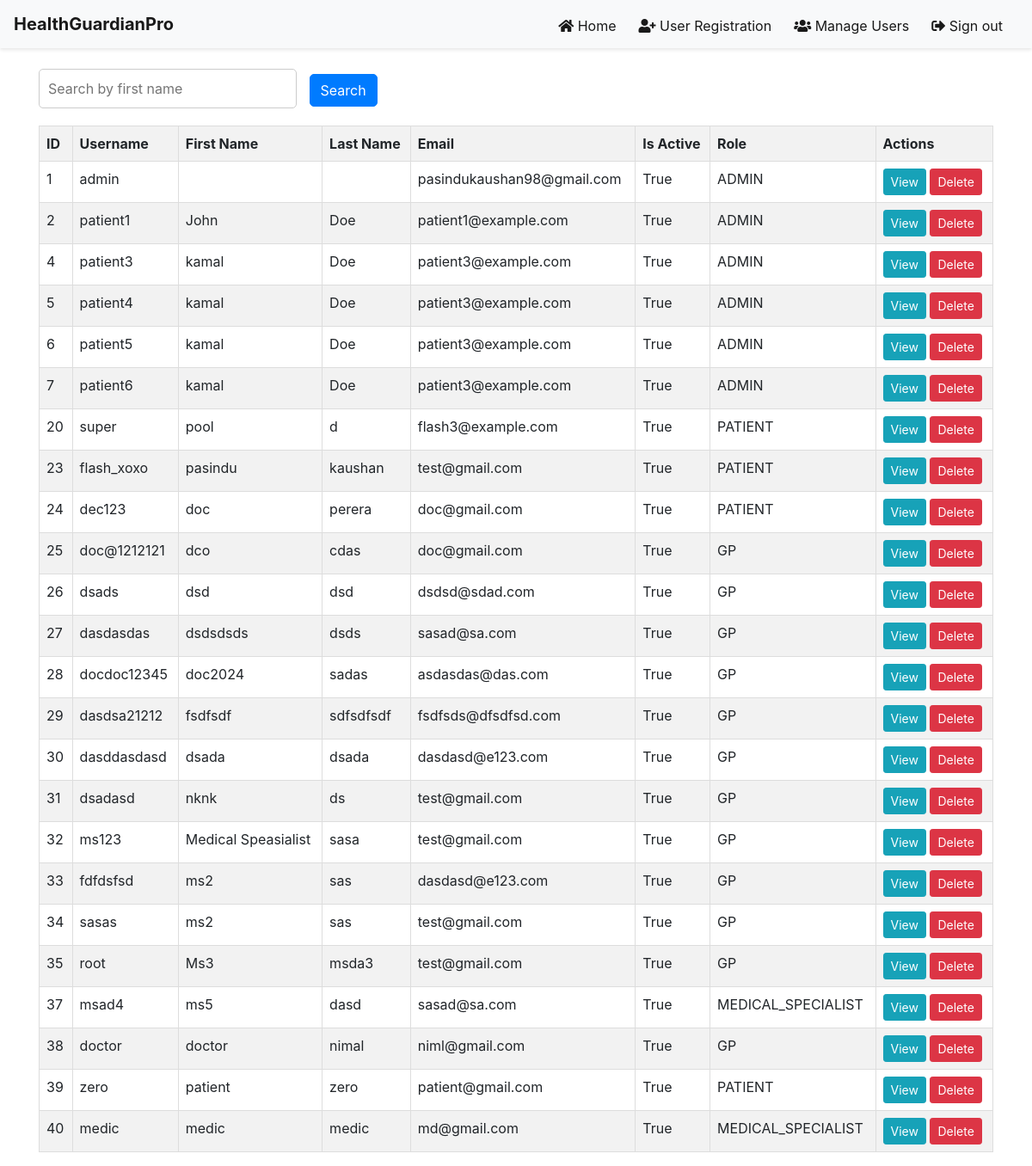
Page /app/manage_users/ (signed in) on the committed database.
### predictor/models.py (models this page shows, shortened)
class User(AbstractUser):
    class Role(models.TextChoices):
        ADMIN = "ADMIN", "Admin"
        PATIENT = "PATIENT", "Patient"
        GP = "GP", "GP"
        MEDICAL_SPECIALIST = "MEDICAL_SPECIALIST", "Medical Specialist"
    base_role = Role.ADMIN
    role = models.CharField(max_length=50, choices=Role.choices)

### predictor/views.py (the view)
# urls.py: path('manage_users/', views.manage_users, name='manage_users'),
def manage_users(request):
    users = User.objects.all()
    return render(request, 'manage_users.html', {'users': users})

### predictor/templates/manage_users.html (shortened to what this page needs)
{% if request.user.is_authenticated %}
<!DOCTYPE html>
<html lang="en">
<head>
    <link href="https://stackpath.bootstrapcdn.com/bootstrap/4.5.2/css/bootstrap.min.css" rel="stylesheet">
    {% load static %}
    <link rel="stylesheet" type="text/css" href="{% static 'manage_users.css' %}">
</head>
<body>
    {% include 'nav_bar_admin.html' %}
<div class="container">
    <br>
    <form id="searchForm">
        <input type="text" id="searchInput" name="search" placeholder="Search by first name">
        <button type="button" id="searchButton" class="btn btn-primary">Search</button>
    </form>
    <table id="usersTable" class="table">
        <thead>
            <tr>
                <th>ID</th>
                <th>Username</th>
                <th>First Name</th>
                <th>Last Name</th>
                <th>Email</th>
                <th>Is Active</th>
                <th>Role</th>
                <th>Actions</th>
            </tr>
        </thead>
        <tbody>
            {% for user in users %}
            <tr>
                <td>{{ user.id }}</td>
                <td>{{ user.username }}</td>
                <td>{{ user.first_name }}</td>
                <td>{{ user.last_name }}</td>
                <td>{{ user.email }}</td>
                <td>{{ user.is_active }}</td>
                <td>{{ user.role }}</td>
                <td>
                    <a href="#" class="btn btn-info btn-sm">View</a>
                    <form method="post" action="{% url 'delete_user' user.id %}"  style="display: inline;">
                        <button type="submit" class="btn btn-danger btn-sm" onclick="return confirm('Are you sure you want to delete this user?')">Delete</button>
                    </form>
                </td>
            </tr>
            {% endfor %}
        </tbody>
    </table>
</div>
</body>
</html>
{% endif %}

### predictor/static/manage_users.css (style rules this page uses)
#searchForm { margin-bottom: 20px; }
#searchInput { width: 300px; border-radius: 5px; padding: 10px; border: 1px solid #ccc; }
#searchButton { border-radius: 5px; margin-left: 10px; }
#usersTable { width: 100%; border-collapse: collapse; }
#usersTable th, #usersTable td { border: 1px solid #ddd; padding: 8px; text-align: left; }
#usersTable th { background-color: #f2f2f2; }
#usersTable tbody tr:nth-child(even) { background-color: #f2f2f2; }

### rows in the picture
User: id "1", username "admin", email "pasindukaushan98@gmail.com", is_active "True", role "ADMIN"
User: id "2", username "patient1", first_name "John", last_name "Doe", email "patient1@example.com", is_active "True", role "ADMIN"
User: id "4", username "patient3", first_name "kamal", last_name "Doe", email "patient3@example.com", is_active "True", role "ADMIN"
User: id "5", username "patient4", first_name "kamal", last_name "Doe", email "patient3@example.com", is_active "True", role "ADMIN"
User: id "6", username "patient5", first_name "kamal", last_name "Doe", email "patient3@example.com", is_active "True", role "ADMIN"
User: id "7", username "patient6", first_name "kamal", last_name "Doe", email "patient3@example.com", is_active "True", role "ADMIN"
User: id "20", username "super", first_name "pool", last_name "d", email "flash3@example.com", is_active "True", role "PATIENT"
User: id "23", username "flash_xoxo", first_name "pasindu", last_name "kaushan", email "test@gmail.com", is_active "True", role "PATIENT"
User: id "24", username "dec123", first_name "doc", last_name "perera", email "doc@gmail.com", is_active "True", role "PATIENT"
User: id "25", username "doc@1212121", first_name "dco", last_name "cdas", email "doc@gmail.com", is_active "True", role "GP"
User: id "26", username "dsads", first_name "dsd", last_name "dsd", email "dsdsd@sdad.com", is_active "True", role "GP"
User: id "27", username "dasdasdas", first_name "dsdsdsds", last_name "dsds", email "sasad@sa.com", is_active "True", role "GP"
User: id "28", username "docdoc12345", first_name "doc2024", last_name "sadas", email "asdasdas@das.com", is_active "True", role "GP"
User: id "29", username "dasdsa21212", first_name "fsdfsdf", last_name "sdfsdfsdf", email "fsdfsds@dfsdfsd.com", is_active "True", role "GP"
User: id "30", username "dasddasdasd", first_name "dsada", last_name "dsada", email "dasdasd@e123.com", is_active "True", role "GP"
User: id "31", username "dsadasd", first_name "nknk", last_name "ds", email "test@gmail.com", is_active "True", role "GP"
User: id "32", username "ms123", first_name "Medical Speasialist", last_name "sasa", email "test@gmail.com", is_active "True", role "GP"
User: id "33", username "fdfdsfsd", first_name "ms2", last_name "sas", email "dasdasd@e123.com", is_active "True", role "GP"
User: id "34", username "sasas", first_name "ms2", last_name "sas", email "test@gmail.com", is_active "True", role "GP"
User: id "35", username "root", first_name "Ms3", last_name "msda3", email "test@gmail.com", is_active "True", role "GP"
User: id "37", username "msad4", first_name "ms5", last_name "dasd", email "sasad@sa.com", is_active "True", role "MEDICAL_SPECIALIST"
User: id "38", username "doctor", first_name "doctor", last_name "nimal", email "niml@gmail.com", is_active "True", role "GP"
User: id "39", username "zero", first_name "patient", last_name "zero", email "patient@gmail.com", is_active "True", role "PATIENT"
User: id "40", username "medic", first_name "medic", last_name "medic", email "md@gmail.com", is_active "True", role "MEDICAL_SPECIALIST"
